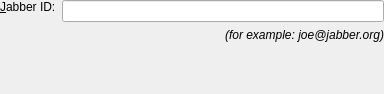
<ui version="4.0" >
 <class>dlgAddContact</class>
 <widget class="QWidget" name="dlgAddContact" >
  <property name="geometry" >
   <rect>
    <x>0</x>
    <y>0</y>
    <width>384</width>
    <height>94</height>
   </rect>
  </property>
  <property name="windowTitle" >
   <string>Add Contacts</string>
  </property>
  <layout class="QVBoxLayout" >
   <property name="spacing" >
    <number>6</number>
   </property>
   <property name="margin" >
    <number>0</number>
   </property>
   <item>
    <layout class="QHBoxLayout" >
     <property name="spacing" >
      <number>6</number>
     </property>
     <property name="margin" >
      <number>0</number>
     </property>
     <item>
      <widget class="QLabel" name="lblID" >
       <property name="toolTip" >
        <string>The Jabber ID for the account you would like to add.</string>
       </property>
       <property name="whatsThis" >
        <string>The Jabber ID for the account you would like to add.  Note that this must include the username and the domain (like an E-mail address), as there are many Jabber servers.</string>
       </property>
       <property name="text" >
        <string>&amp;Jabber ID:</string>
       </property>
       <property name="alignment" >
        <set>Qt::AlignTop</set>
       </property>
       <property name="buddy" >
        <cstring>addID</cstring>
       </property>
      </widget>
     </item>
     <item>
      <widget class="KLineEdit" name="addID" >
       <property name="toolTip" >
        <string>The Jabber ID for the account you would like to add.</string>
       </property>
       <property name="whatsThis" >
        <string>The Jabber ID for the account you would like to add.  Note that this must include the username and the domain (like an E-mail address), as there are many Jabber servers.</string>
       </property>
      </widget>
     </item>
    </layout>
   </item>
   <item>
    <widget class="QLabel" name="textLabel1" >
     <property name="text" >
      <string>&lt;i>(for example: joe@jabber.org)&lt;/i></string>
     </property>
     <property name="alignment" >
      <set>Qt::AlignRight|Qt::AlignTrailing|Qt::AlignVCenter</set>
     </property>
    </widget>
   </item>
   <item>
    <spacer>
     <property name="orientation" >
      <enum>Qt::Vertical</enum>
     </property>
     <property name="sizeType" >
      <enum>QSizePolicy::Expanding</enum>
     </property>
     <property name="sizeHint" stdset="0" >
      <size>
       <width>20</width>
       <height>0</height>
      </size>
     </property>
    </spacer>
   </item>
  </layout>
 </widget>
 <customwidgets>
  <customwidget>
   <class>KLineEdit</class>
   <extends>QLineEdit</extends>
   <header>klineedit.h</header>
  </customwidget>
 </customwidgets>
 <resources/>
 <connections/>
</ui>
